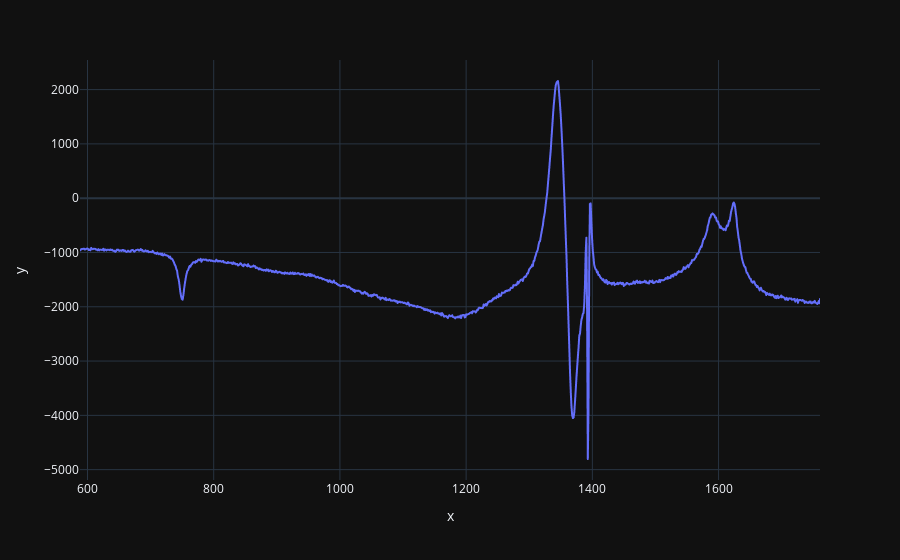
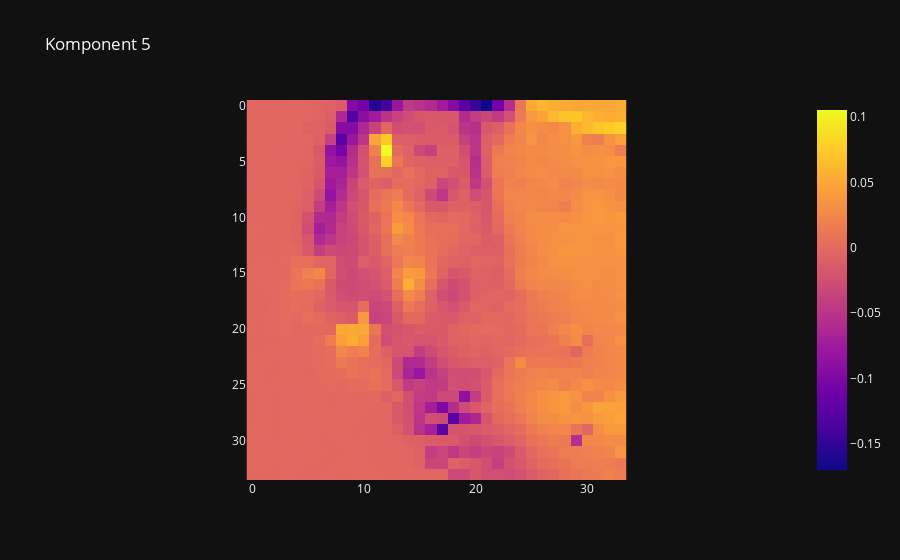

Source (notebook cell) for these figures, in order:
### Code cell
i = 5
z = map_a.getBaseVectors(10)
px.line(x = map_a.raman_shift, y = z[i]).show()
map_a.plotComponent(i).show()

### Figure 1 — Plotly figure (JSON) as saved in the notebook; plotly's stock layout.template omitted (floating-point values rounded to 4 significant figures; data arrays with more than 128 entries replaced by an {"elided": "..."} marker saying what was removed)
{"data": [{"hovertemplate": "x=%{x}<br>y=%{y}<extra></extra>", "legendgroup": "", "line": {"color": "#636efa", "dash": "solid"}, "marker": {"symbol": "circle"}, "mode": "lines", "name": "", "showlegend": false, "x": {"elided": "1011 float values"}, "xaxis": "x", "y": {"elided": "1011 float values"}, "yaxis": "y", "type": "scattergl"}], "layout": {"xaxis": {"anchor": "y", "domain": [0.0, 1.0], "title": {"text": "x"}}, "yaxis": {"anchor": "x", "domain": [0.0, 1.0], "title": {"text": "y"}}, "legend": {"tracegroupgap": 0}, "margin": {"t": 60}}}

### Figure 2 — Plotly figure (JSON) as saved in the notebook; plotly's stock layout.template omitted (floating-point values rounded to 4 significant figures; data arrays with more than 128 entries replaced by an {"elided": "..."} marker saying what was removed)
{"data": [{"coloraxis": "coloraxis", "name": "0", "z": {"elided": "34x34 float values"}, "type": "heatmap", "xaxis": "x", "yaxis": "y", "hovertemplate": "x: %{x}<br>y: %{y}<br>color: %{z}<extra></extra>"}], "layout": {"xaxis": {"anchor": "y", "domain": [0.0, 1.0], "scaleanchor": "y", "constrain": "domain"}, "yaxis": {"anchor": "x", "domain": [0.0, 1.0], "autorange": "reversed", "constrain": "domain"}, "coloraxis": {"colorscale": [[0.0, "#0d0887"], [0.1111, "#46039f"], [0.2222, "#7201a8"], [0.3333, "#9c179e"], [0.4444, "#bd3786"], [0.5556, "#d8576b"], [0.6667, "#ed7953"], [0.7778, "#fb9f3a"], [0.8889, "#fdca26"], [1.0, "#f0f921"]]}, "title": {"text": "Komponent 5"}}}
